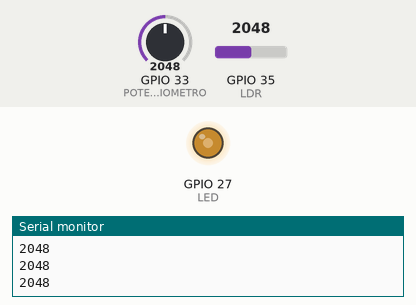
Recording of a sketch running on a simulated ESP32. Parts: output pins drawn as LEDs (lit = HIGH), the last lines printed to the serial monitor. The test bench sets the inputs (shaded band); at power-on: GPIO 33 (POTENCIOMETRO) = 2048, GPIO 35 (LDR) = 2048.

Above: at 1.2 s.
1.3 s: GPIO 33 (POTENCIOMETRO) set to 2866
At 1.8 s:
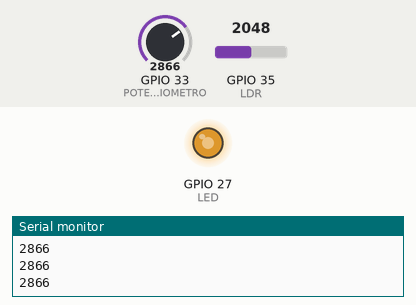
2.8 s: GPIO 33 (POTENCIOMETRO) set to 3603
At 3.1 s:
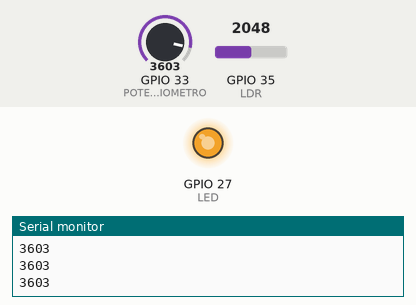
4.3 s: GPIO 33 (POTENCIOMETRO) set to 491
At 5.5 s:
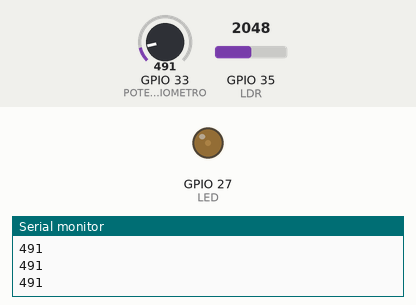
5.8 s: GPIO 33 (POTENCIOMETRO) set to 0
At 6.8 s:
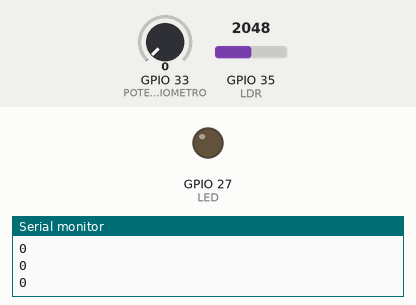
Timing chart, 0 to 8.3 s (numbered marks = the images above; inputs shaded):
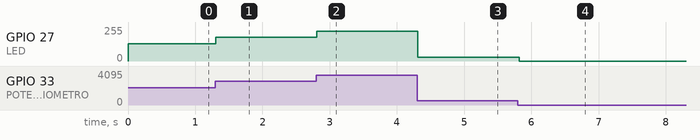

Measured:
- after the input at 1.3 s, GPIO 27 (LED): 128/255 → 179/255 at once
- after the input at 2.8 s, GPIO 27 (LED): 179/255 → 225/255 at once
- after the input at 4.3 s, GPIO 27 (LED): 225/255 → 30/255 at once
- after the input at 5.8 s, GPIO 27 (LED): 30/255 → 0/255 at once

The sketch:

05_led_pwm.ino
```cpp
#define LED  27
#define POTENCIOMETRO 33
#define LDR 35

int pwm_in = 0;
int ldr_in = 0;

void setup() {
  pinMode(LED, OUTPUT);
  Serial.begin(115200);
}

void loop() {
  pwm_in = analogRead(POTENCIOMETRO);
  ldr_in = analogRead(LDR);
  Serial.println(pwm_in);
  //Serial.println(ldr_in);

  analogWrite(LED, pwm_in/16);
  //analogWrite(LED, (255 - (ldr_in/16)));

  delay(100);
}
```
